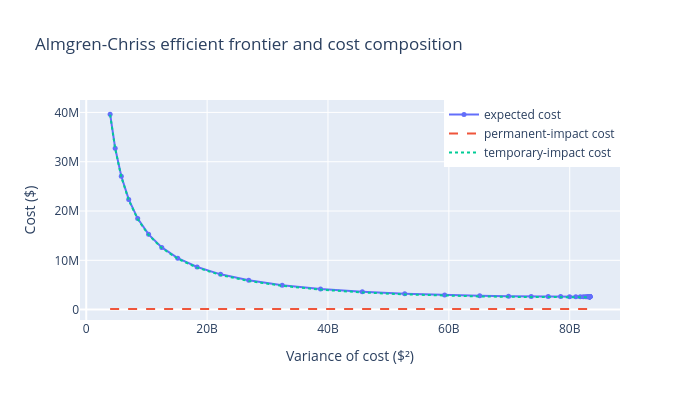

Notebook cell for this chart:
### Markdown cell above
## Efficient frontier

Sweeping the risk-aversion parameter $\lambda$ traces out the efficient frontier:
the lowest achievable expected cost for each level of cost variance (risk). Expected
cost splits into a permanent-impact piece, $\frac{1}{2}\gamma X^2$, fixed by the total
size $X$ and identical for every schedule, and a temporary-impact piece that shrinks as
the schedule spreads trading over more time (lower risk aversion, lower $\kappa$).

### Code cell
# Illustrative liquidation of 1,000,000 shares over one trading day.
X = 1_000_000.0
T = 1.0
sigma = 0.5  # $/share/sqrt(day)
eta = 2.5e-6  # temporary impact coefficient
gamma = 2.5e-7  # permanent impact coefficient

lambdas = np.concatenate([[0.0], np.logspace(-10, -2, 49)])

frontier = efficient_frontier(lambdas, X, T, sigma, eta, gamma)
frontier_df = pl.DataFrame(
    {
        "variance": frontier["variance"],
        "expected_cost": frontier["expected_cost"],
        "permanent_cost": permanent_impact_cost(X, gamma),
        "temporary_cost": [
            temporary_impact_cost(X, eta, T, kappa) for kappa in frontier["kappa"]
        ],
    }
).sort("variance")

fig = go.Figure()
fig.add_trace(
    go.Scatter(
        x=frontier_df["variance"],
        y=frontier_df["expected_cost"],
        mode="lines+markers",
        name="expected cost",
        line={"width": 2},
        marker={"size": 5},
    )
)
fig.add_trace(
    go.Scatter(
        x=frontier_df["variance"],
        y=frontier_df["permanent_cost"],
        mode="lines",
        name="permanent-impact cost",
        line={"width": 2, "dash": "dash"},
    )
)
fig.add_trace(
    go.Scatter(
        x=frontier_df["variance"],
        y=frontier_df["temporary_cost"],
        mode="lines",
        name="temporary-impact cost",
        line={"width": 2, "dash": "dot"},
    )
)
fig.update_layout(
    title="Almgren-Chriss efficient frontier and cost composition",
    xaxis_title="Variance of cost ($²)",
    yaxis_title="Cost ($)",
    width=700,
    height=400,
    legend={"x": 1, "xanchor": "right", "y": 1, "yanchor": "top"},
)
fig.show()
